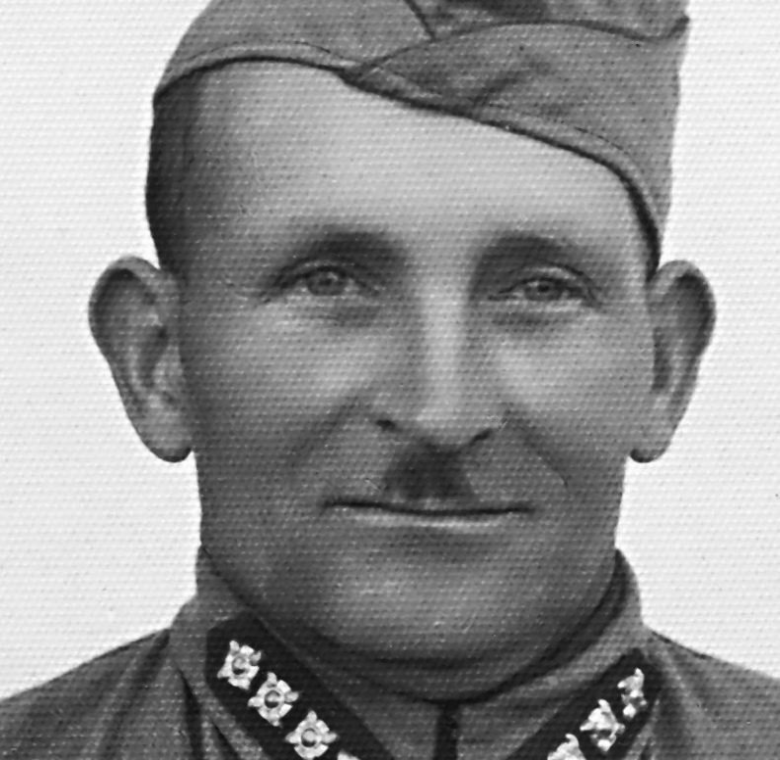
%> input picture Video Signals/Exams/ex_4/input_image.png, 780 x 760 px
$ octave untitled.m   (GNU Octave 9; MATLAB toolbox functions it lacks are replaced by stand-ins)
%> lines starting %> are read from the running program, lines starting %| are printed output that depends on the picture; in (x1, y1, x2, y2) boxes, pixels count from 0 and x2, y2 are one past the last pixel; in counts of white or black regions, pixels touching at a corner belong together; the program's own positions count from 1
clc
close all
clear all
%a)
img = im2double(imread('input_image.png'));
%> img: size 760x780 double; min 0.051, max 1, mean 0.57
figure; imshow(img);

%b)
n = 4;
h = size(img,1)/n;
%> h = 190
w = size(img,2)/n;
%> w = 195
k = 0;

for i=1:h:size(img,1)
    for j=1:w:size(img,2)
        k = k+1;
        img_patch = img( i:(i+h-1), j:(j+w-1) );
        %b).I
        DFT_patch = fft2(img_patch);
        DFT_patch = fftshift(DFT_patch);
        %b).II
        PS = real(DFT_patch).^2 + imag(DFT_patch).^2;
        PS_patch_array(:,:,k) = PS;
    end
end
%> after the loop, k = 16
%c)
DFT_original = fft2(img);
DFT_original = fftshift(DFT_original);
figure
imagesc(log(abs(DFT_original)))
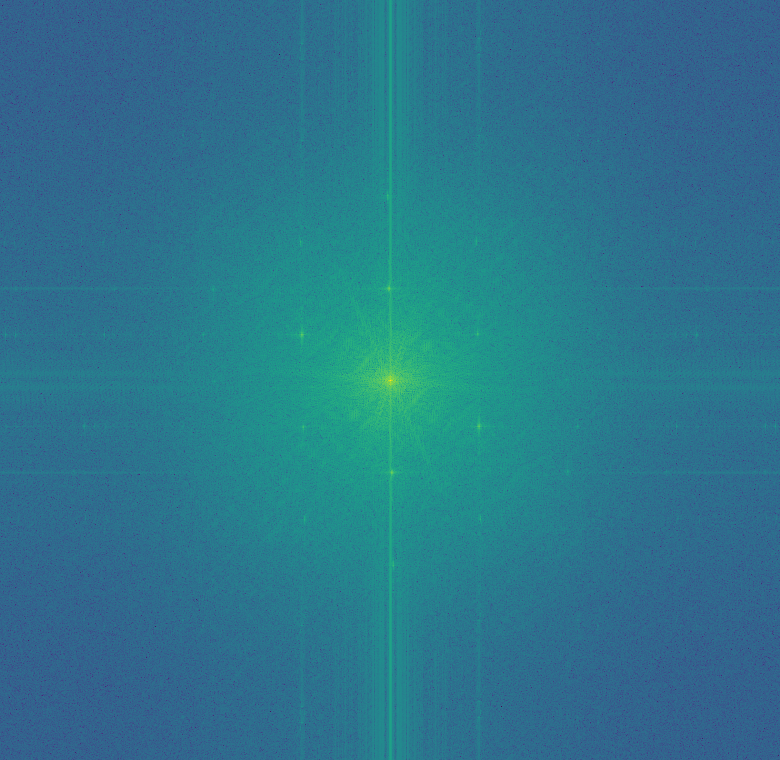
%> displayed picture: size 760x780x3, on the screen's scale of 0 to 255; mean R, G, B 43.5, 117.9, 141.1

%d)
PS = real(DFT_original).^2 + imag(DFT_original).^2;

%e)
PS_patch = median(PS_patch_array,3);

%f)
PS_patch = imresize(PS_patch,size(PS));
%> PS_patch: size 760x780 double

%g)
PS_patch_med = medfilt2(PS_patch,[25 25]);
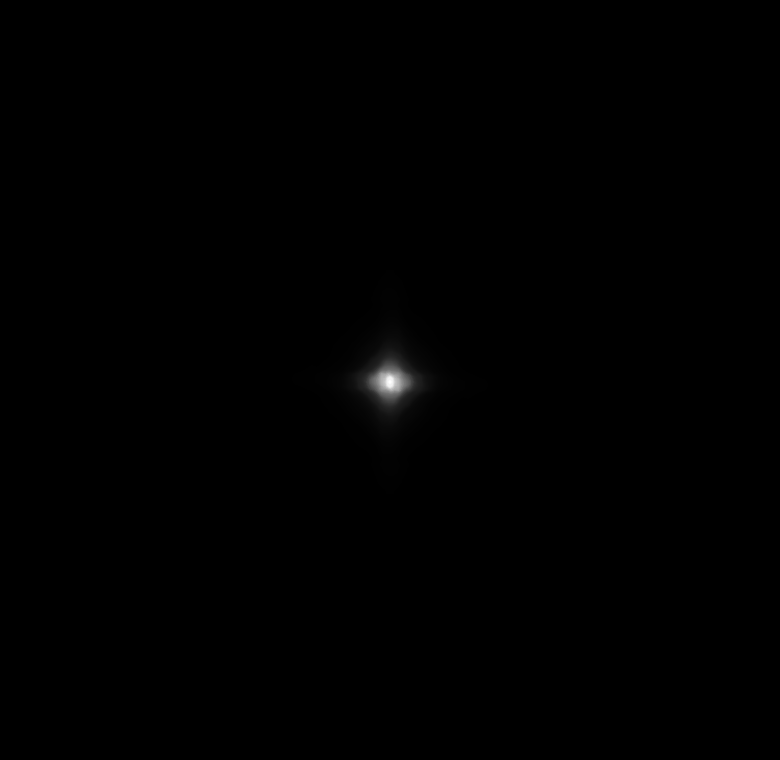
%> PS_patch_med: size 760x780 double; min 0, max 85498.8, mean 169; drawn with min black and max white

%h)
Mask = PS_patch>3*PS_patch_med;
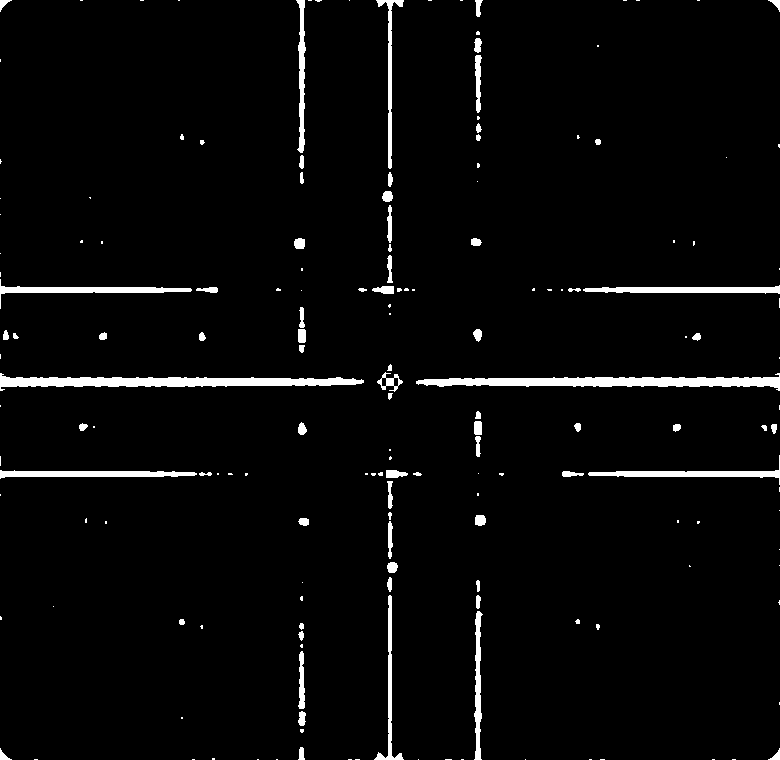
%> Mask: size 760x780 logical; 3.2% white; 173 white regions (100 under 20 px), largest, box (x1, y1, x2, y2) and area: (0, 373, 364, 391) 3068, (416, 373, 780, 391) 3068, (583, 285, 780, 294) 1124

%i)
DFT_restored = DFT_original;
mid = [1 + size(DFT_original,1)/2,1 + size(DFT_original,2)/2];
%> mid = [381 391]
D0 = 80;
for i=1:size(DFT_original,1)
    for j=1:size(DFT_original,2)
        r = sqrt((i-mid(1))^2+(j-mid(2))^2);
        %i).I
        if r<D0
            DFT_restored(i,j) = DFT_original(i,j);
        %i).II
        else
            if(Mask(i,j) == 1)
                DFT_restored(i,j) = 0;
            end
        end
    end
end
%j)
figure
imagesc(log(abs(DFT_restored)))
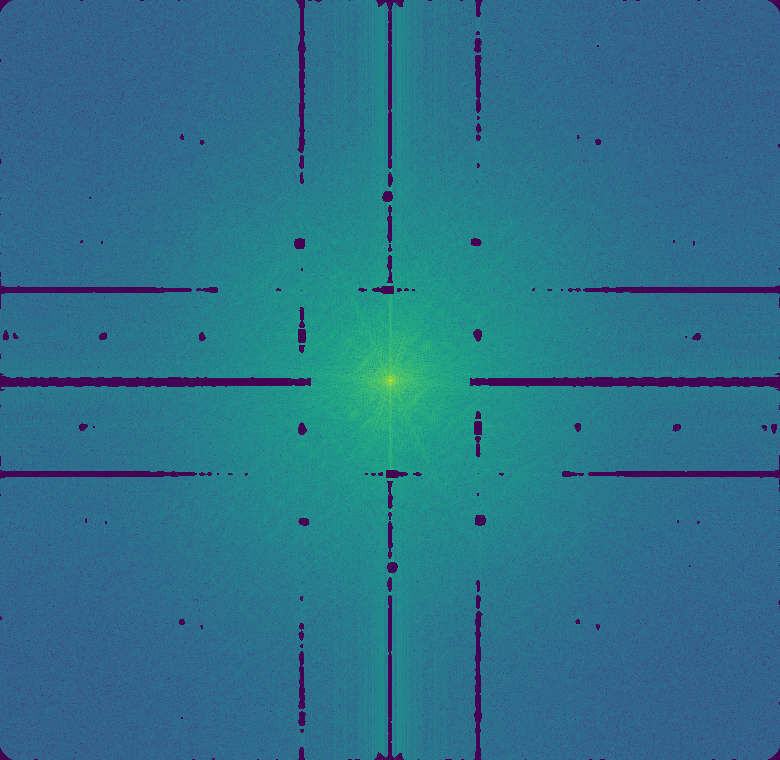
%> displayed picture: size 760x780x3, on the screen's scale of 0 to 255; mean R, G, B 44.4, 114, 139.4
img_restored = (ifft2(ifftshift(DFT_restored), 'symmetric'));
figure; imshow(img_restored);
